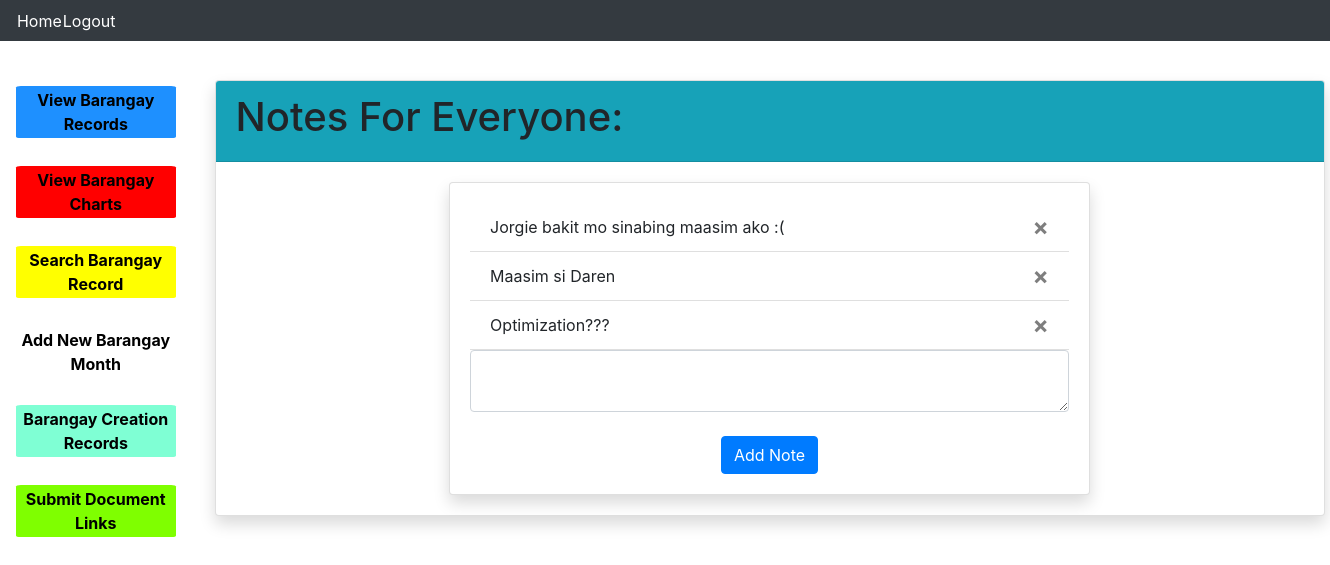
/ (signed in), run on an earlier commit of the app's database.
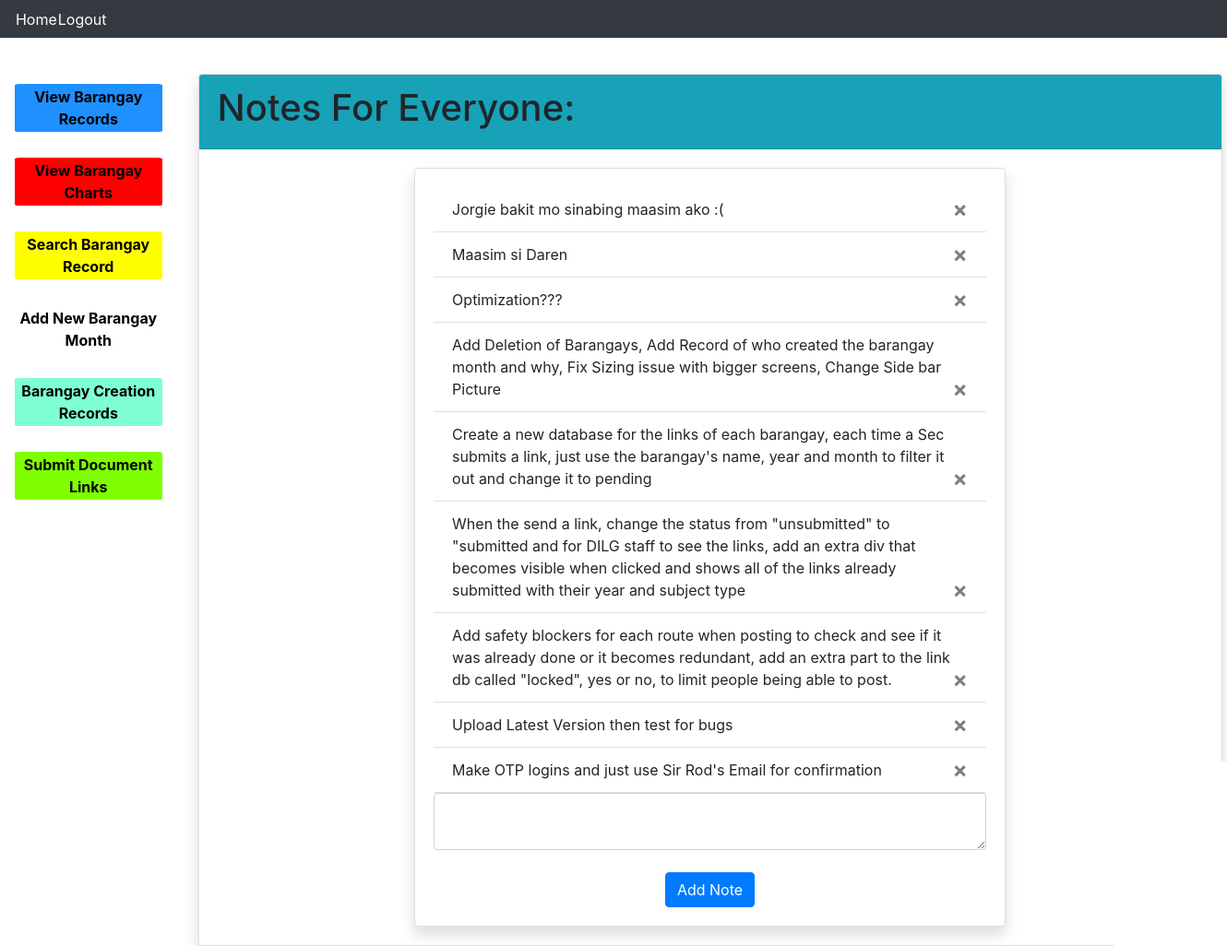
And on a later commit of the database.
### website/models.py (models this page shows)
class Note(db.Model):
    id = db.Column(db.Integer, primary_key=True)
    data = db.Column(db.String(10000))
    date = db.Column(db.DateTime(timezone=True), default=func.now())
    user_id = db.Column(db.Integer, db.ForeignKey('user.id'))

### website/views.py (the view, shortened to what this page needs)
@views.route('/', methods=['GET', 'POST'])
@login_required
def home():
    return render_template("home.html", user=current_user, notes= Note.query.all())

### website/templates/home.html (shortened to what this page needs)
{% extends "base.html" %} {% block title %}Home{% endblock %} {% block content
%}
<div class="card shadow">
  <div class="card-header bg-info text-black font-weight-bold">
    <h1>Notes For Everyone:</h1>
  </div>
      <div class="card-body">
        <div class="d-flex justify-content-center">
          <div class="card shadow" style="width: 60%;">
            <div class="card-body">
              <ul class="list-group list-group-flush" id="notes">
                {% for note in notes %}
                <li class="list-group-item">
                  {{ note.data }}
                  <button type="button" class="close" onClick="deleteNote({{ note.id }})">
                    <span aria-hidden="true">&times;</span>
                  </button>
                </li>
                {% endfor %}
              </ul>
              <form method="POST" >
                <textarea name="note" id="note" class="form-control"></textarea>
                <br />
                <div align="center">
                  <button type="submit" class="btn btn-primary">Add Note</button>
                </div>
              </form>
            </div>
          </div>
        </div>
    </div>
</div>
{% endblock %}

### website/templates/base.html (shortened to what this page needs)
<!DOCTYPE html>
<html>
  <head>
    <link
      rel="stylesheet"
      href="https://stackpath.bootstrapcdn.com/bootstrap/4.4.1/css/bootstrap.min.css"
    />
    <link
      rel="stylesheet"
      href="https://stackpath.bootstrapcdn.com/font-awesome/4.7.0/css/font-awesome.min.css"
    />
  </head>
  <body>
    <nav class="navbar navbar-expand-lg navbar-dark bg-dark">
      <div class="collapse navbar-collapse" id="navbar">
        <div class="navbar-nav">
          {% if user.is_authenticated %}
          <a class="nav-item" id="home" href="/">Home</a>
          <a class="nav-item" id="logout" href="/logout">Logout</a>
          {% else %}
          <a class="nav-item" id="login" href="/login">Login</a>
          <a class="nav-item" id="signUp" href="/sign-up">Sign Up</a>
          {% endif %}
        </div>
      </div>
    </nav>
    {% if user.is_authenticated %}
    <div class="side-bar">
      <a class="nav" id="view-list" href="/barang_list">View Barangay Records</a>
      <a class="nav" id="barang-charts" href="/barangay_charts">View Barangay Charts</a>
      <a class="nav" id="search-barang" href="/find_barangay">Search Barangay Record</a>
      <a class="nav" id="create-barang" href="/create_barang">Add New Barangay Month</a>
      <a class="nav" id="barang-records" href="/barangay_creation_records">Barangay Creation Records</a>
      <a class="nav" id="submit-link" href="/barangay_link">Submit Document Links</a>
    </div>
    {% endif %}
    <div class="container">{% block content %} {% endblock %}</div>
  </body>
</html>

### website/templates/home.html (style rules this page uses)
.card { width: 100%; }

What changed in the data, as far as the page shows it:
added Note: data "Add Deletion of Barangays, Add Record of who created the barangay month and why, Fix Sizing issue with bigger screens, Change Side bar Picture"
added Note: data "Create a new database for the links of each barangay, each time a Sec submits a link, just use the barangay's name, year and month to filter it out and change it to pending"
added Note: data "When the send a link, change the status from \"unsubmitted\" to \"submitted and for DILG staff to see the links, add an extra div that becomes visible when clicked and shows all of the links already submitted with their year and subject type"
added Note: data "Add safety blockers for each route when posting to check and see if it was already done or it becomes redundant, add an extra part to the link db called \"locked\", yes or no, to limit people being able to post."
added Note: data "Upload Latest Version then test for bugs"
added Note: data "Make OTP logins and just use Sir Rod's Email for confirmation"
